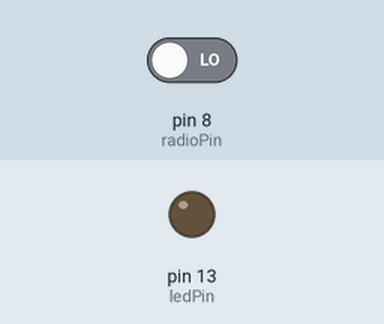
The sketch below on a simulated Arduino Uno, built with avr-gcc and run on an emulated ATmega328P. Parts: output pins drawn as LEDs (lit = HIGH). The test bench sets the inputs (shaded band); at power-on: pin 8 (radioPin) LOW.

Above: at 1.2 s.
1.3 s: pin 8 (radioPin) driven HIGH
At 1.8 s:
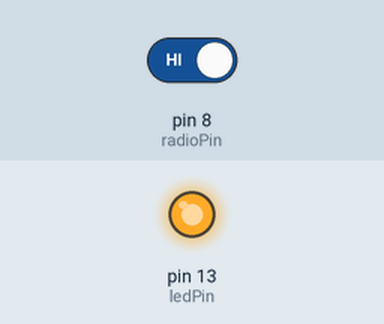
2.8 s: pin 8 (radioPin) driven LOW
At 4.2 s:
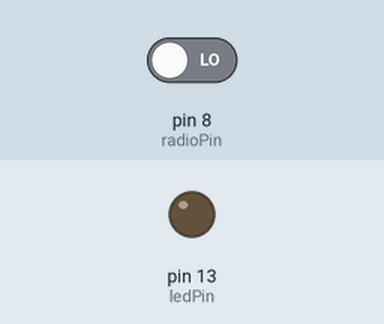
Timing chart, 0 to 5.8 s (numbered marks = the images above; inputs shaded):
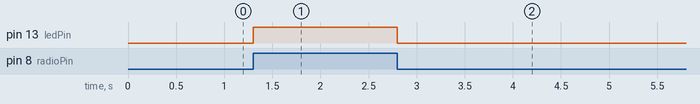

Measured:
- after the input at 1.3 s, pin 13 (ledPin): LOW → HIGH at once
- after the input at 2.8 s, pin 13 (ledPin): HIGH → LOW at once

The sketch:

Receiver.ino
```cpp
const int radioPin = 8;
const int ledPin = 13;

void setup() {

  pinMode(radioPin, INPUT);
  pinMode(ledPin, OUTPUT);

}


void loop() {

  digitalWrite(ledPin, digitalRead(radioPin));


}
```
